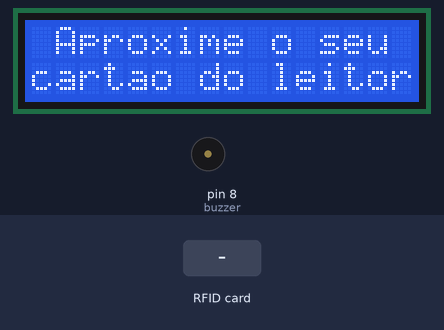
Recording of a sketch running on a simulated Arduino Uno, built with avr-gcc and run on an emulated ATmega328P. Parts: 16×2 character LCD, buzzer (waves = sounding). The test bench sets the inputs (shaded band). What the sketch prints to the serial monitor is not drawn.

Above: at 1.3 s.
1.4 s: RFID card E4 64 28 4F held to the reader
At 2.2 s:
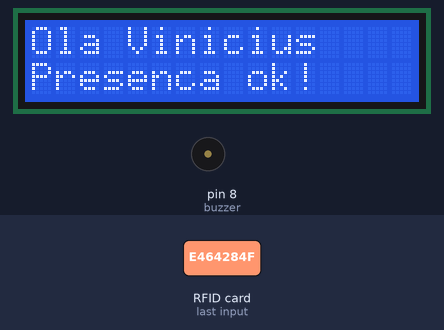
3.9 s: RFID card 7C 3F B5 96 held to the reader
At 4.4 s:
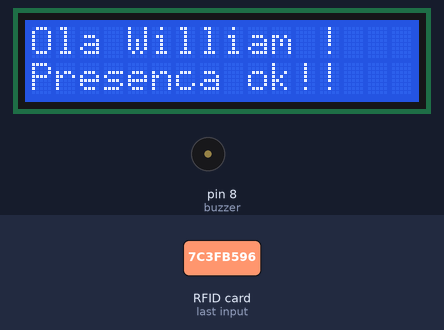
6.4 s: RFID card FC 4F 90 52 held to the reader
At 7.2 s:
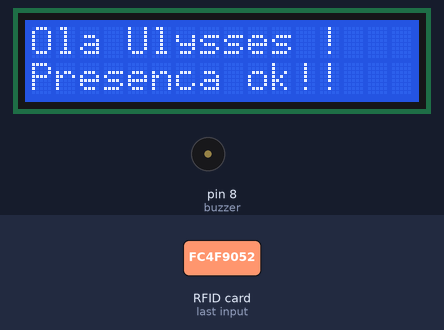
Timing chart, 0 to 9.4 s (numbered marks = the images above; inputs shaded):
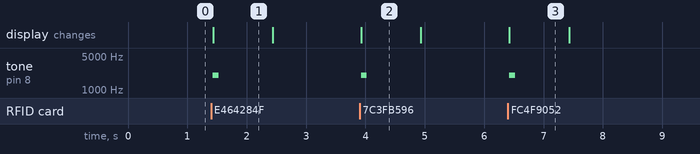

Measured:
- after the input at 1.4 s, tone on pin 8 (buzzer): silent → 2000 Hz at once, → silent 0.10 s later; the display: changes at once (image 1)
- after the input at 3.9 s, tone on pin 8 (buzzer): silent → 2000 Hz at once, → silent 0.10 s later; the display: changes at once (image 2)
- after the input at 6.4 s, tone on pin 8 (buzzer): silent → 2000 Hz at once, → silent 0.10 s later; the display: changes at once (image 3)
- what the display in image 1 shows lasts 1.0 s, from 1.4 s to 2.4 s

The sketch:

CODIGIN0_3.ino
```cpp
//Programa : RFID - Controle de Acesso leitor RFID
//Autor : FILIPEFLOP

#include <SPI.h>
#include <MFRC522.h>
#include <LiquidCrystal.h>


#define SS_PIN 10
#define RST_PIN 9
MFRC522 mfrc522(SS_PIN, RST_PIN);   // Create MFRC522 instance.

LiquidCrystal lcd(6, 7, 5, 4, 3, 2);

char st[20];
int buzzer = 8; // declara o pino 10 como buzzer

void setup()
{
  Serial.begin(9600);   // Inicia a serial
  SPI.begin();      // Inicia  SPI bus
  pinMode(buzzer, OUTPUT);
  mfrc522.PCD_Init();   // Inicia MFRC522
  Serial.println("");
  Serial.println();
  //Define o número de colunas e linhas do LCD:
  lcd.begin(16, 2);
  mensageminicial();

}

void loop()
{
  // Look for new cards
  if ( ! mfrc522.PICC_IsNewCardPresent())
  {
    return;
  }
  // Select one of the cards
  if ( ! mfrc522.PICC_ReadCardSerial())
  {
    return;
  }
  //Mostra UID na serial
  Serial.print("UID da tag :");
  String conteudo= "";
  byte letra;
  for (byte i = 0; i < mfrc522.uid.size; i++)
  {
     Serial.print(mfrc522.uid.uidByte[i] < 0x10 ? " 0" : " ");
     Serial.print(mfrc522.uid.uidByte[i], HEX);
     conteudo.concat(String(mfrc522.uid.uidByte[i] < 0x10 ? " 0" : " "));
     conteudo.concat(String(mfrc522.uid.uidByte[i], HEX));

  }
  Serial.println();
  Serial.print("Mensagem : ");
  conteudo.toUpperCase();
  if (conteudo.substring(1) == "E4 64 28 4F") //UID 1 - Chaveiro
  {
    Serial.println("Ola Vinicius");
    Serial.println();
    lcd.clear();
    lcd.setCursor(0,0);
    lcd.print("Ola Vinicius");
    tone(buzzer,2000,100);
    lcd.setCursor(0,1);
    lcd.print("Presenca ok!");
    delay(1000);
    mensageminicial();
  }
  if (conteudo.substring(1) == "7C 3F B5 96") //UID 1 - Chaveiro
  {
    Serial.println("Ola Vinicius !");
    Serial.println();
    tone(buzzer, 700);
    lcd.clear();
    lcd.setCursor(0,0);
    lcd.print("Ola William !");
    tone(buzzer,2000,100);
    lcd.setCursor(0,1);
    lcd.print("Presenca ok!!");
    delay(1000);
    mensageminicial();
  }
    if (conteudo.substring(1) == "FC 4F 90 52") //UID 1 - Chaveiro
  {
    Serial.println("Ola Vinicius !");
    Serial.println();
    lcd.clear();
    lcd.setCursor(0,0);
    lcd.print("Ola Ulysses !");
    tone(buzzer,2000,100);
    lcd.setCursor(0,1);
    lcd.print("Presenca ok!!");
    delay(1000);
    mensageminicial();
  }
  if (conteudo.substring(1) == "3A 2A EF 56") //UID 2 - Cartao
  {
    Serial.println("Ola Whandersson !");

  Serial.println();
    lcd.clear();
    lcd.setCursor(0,0);
    lcd.print("Ola Wanderson!");
    tone(buzzer,2000,100);
    lcd.setCursor(0,1);
    lcd.print("Presenca ok!!");
    delay(1000);
    mensageminicial();
  }
}

void mensageminicial()
{
  lcd.clear();
  lcd.print(" Aproxime o seu");
  lcd.setCursor(0,1);
  lcd.print("cartao do leitor");
}
```
